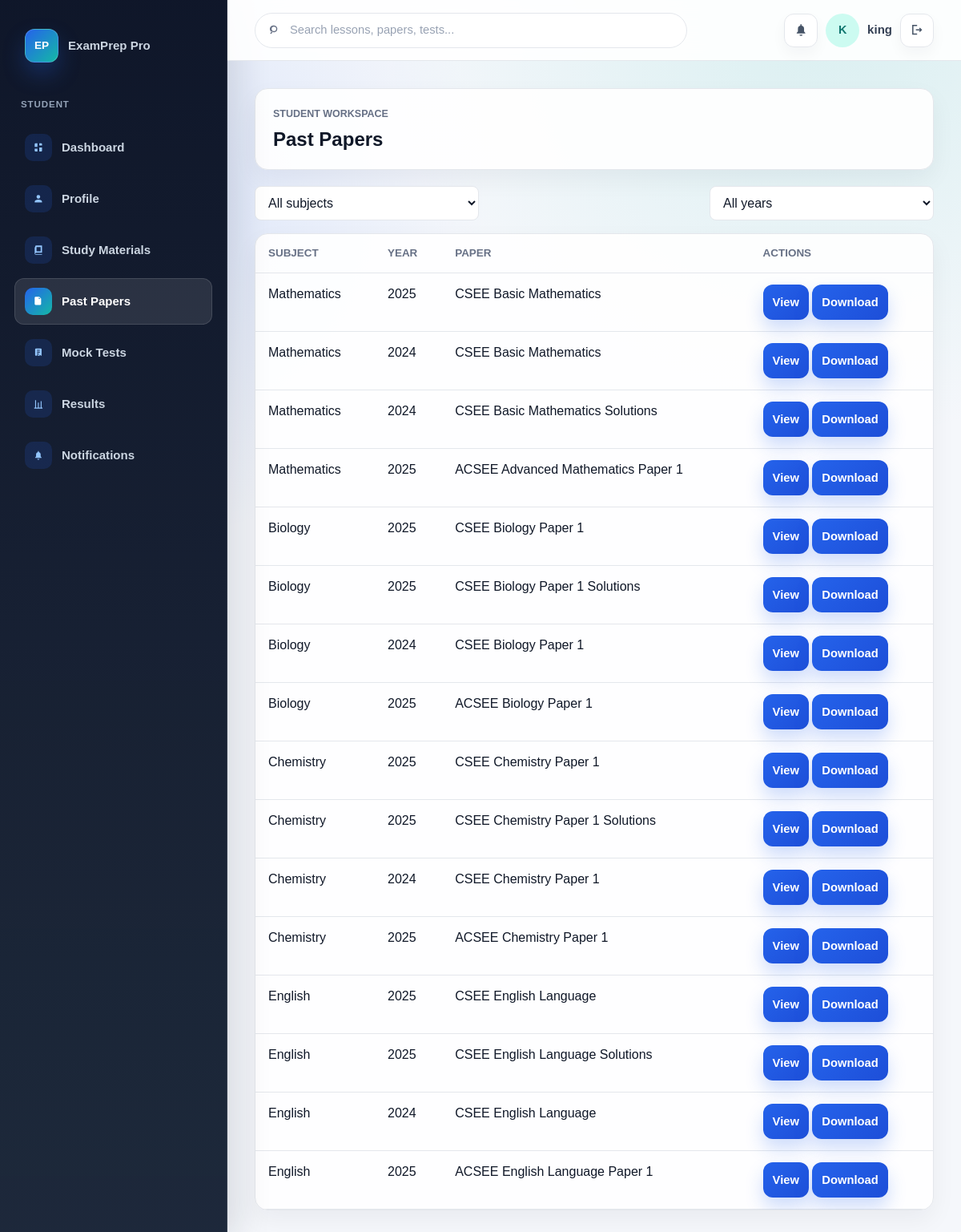
Page /student/past-papers (signed in) on the committed database.
### tables this page shows
CREATE TABLE past_papers (
            id INTEGER PRIMARY KEY AUTOINCREMENT,
            subject TEXT DEFAULT '',
            year INTEGER DEFAULT 0,
            paper TEXT DEFAULT '',
            file_url TEXT DEFAULT '',
            source_url TEXT DEFAULT ''
        );

### app.py (the view)
@app.route("/student/past-papers")
@login_required("student")
def student_past_papers():
    return render_template("student/past_papers.html", title="Past Papers", papers=PAST_PAPERS)

### app.py (called while the page is built)
def get_db():
    if "db" not in g:
        g.db = sqlite3.connect(app.config["DATABASE"])
        g.db.row_factory = sqlite3.Row
        g.db.execute("PRAGMA foreign_keys = ON")
    return g.db

def db_all(sql, params=()):
    return get_db().execute(sql, params).fetchall()

def db_one(sql, params=()):
    return get_db().execute(sql, params).fetchone()

def dashboard_for_role(role):
    return "admin_dashboard" if role == "admin" else "student_dashboard"

def login_required(role=None):
    def decorator(view):
        @wraps(view)
        def wrapped_view(*args, **kwargs):
            user_role = session.get("user_role")
            if not user_role:
                session["auth_next"] = next_path_for_request()
                return redirect(url_for("register", next=session["auth_next"]))
            if role and user_role != role:
                return redirect(url_for(dashboard_for_role(user_role)))
            return view(*args, **kwargs)
        return wrapped_view
    return decorator

@app.context_processor
def inject_navigation():
    current_user_name = session.get("user_name", "Student User")
    current_user_initials = "".join(part[:1] for part in current_user_name.split()[:2]).upper() or "SU"
    return {
        "public_nav": PUBLIC_NAV,
        "student_nav": STUDENT_NAV,
        "admin_nav": ADMIN_NAV,
        "current_user_role": session.get("user_role"),
        "current_user_name": current_user_name,
        "current_user_initials": current_user_initials,
        "current_dashboard_endpoint": dashboard_for_role(session.get("user_role", "student")),
    }

    def __getattr__(self, key):
        try:
            return self[key]
        except KeyError as exc:
            raise AttributeError(key) from exc

    def _record_from_row(self, row):
        return DbRecord(self, dict(row))

    def _rows(self):
        return db_all(f"SELECT * FROM {self.table} ORDER BY {self.order_by}")

    def __iter__(self):
        return (self._record_from_row(row) for row in self._rows())

    def __len__(self):
        return db_one(f"SELECT COUNT(*) AS total FROM {self.table}")["total"]

### templates/student/past_papers.html (shortened to what this page needs)
{% extends "base.html" %}
{% from "macros.html" import student_shell with context %}
{% block content %}
{% call student_shell(title) %}
    <div class="toolbar" data-resource-filters data-target-table="past-papers-table">
        <select aria-label="Filter by subject" data-subject-filter>
            <option value="">All subjects</option>
        </select>
        <select aria-label="Filter by year" data-year-filter>
            <option value="">All years</option>
        </select>
    </div>
    <div class="table-card">
        <table id="past-papers-table">
            <thead><tr><th>Subject</th><th>Year</th><th>Paper</th><th>Actions</th></tr></thead>
            <tbody>
                {% for paper in papers %}
                    <tr data-subject="{{ paper.subject }}" data-year="{{ paper.year }}">
                        <td>{{ paper.subject }}</td>
                        <td>{{ paper.year }}</td>
                        <td>{{ paper.paper }}</td>
                        <td>
                            {% set source = paper.source_url or paper.file_url %}
                            <a href="{{ source or url_for('student_past_papers') }}" {% if source %}target="_blank" rel="noopener"{% endif %}class="button button-small">View</a>
                            <a href="{{ source or url_for('student_past_papers') }}" {% if source %}target="_blank" rel="noopener"{% endif %}class="button button-small">Download</a>
                        </td>
                    </tr>
                {% endfor %}
            </tbody>
        </table>
    </div>
{% endcall %}
{% endblock %}

### static/css/styles.css (style rules this page uses)
:root { --bg: #3b82f6; --surface: #ffffff; --surface-strong: #eef5f8; --text: #172033; --muted: #667085; --line: #d9e2ec; --primary: #0f766e; --primary-dark: #115e59; --accent: #b45309; --danger: #b42318; --shadow: 0 16px 40px rgba(18, 38, 63, 0.08); }
* { box-sizing: border-box; }
body { margin: 0; font-family: Arial, Helvetica, sans-serif; font-size: 16px; color: var(--text); background: var(--bg); line-height: 1.5; }
a { color: var(--primary-dark); text-decoration: none; }
input, select, textarea, button { font: inherit; }
.button { display: inline-flex; align-items: center; justify-content: center; min-height: 44px; border: 1px solid #3c4bb5; border-radius: 8px; padding: 10px 16px; color: #ffffff; background: #3c4bb5; font-weight: 800; cursor: pointer; }
.button-small { min-height: 38px; padding: 8px 12px; font-size: 0.92rem; }
.hero-panel, .panel, .form-card, .table-card, .subject-grid article, .feature-grid article, .stats-grid article { border: 1px solid var(--line); border-radius: 8px; background: var(--surface); box-shadow: var(--shadow); }
.form-card input, .form-card select, .form-card textarea, .toolbar input, .toolbar select { width: 100%; border: 1px solid var(--line); border-radius: 8px; padding: 11px 12px; color: var(--text); background: #ffffff; }
.toolbar { display: flex; flex-wrap: wrap; gap: 12px; align-items: center; justify-content: space-between; margin-bottom: 16px; }
.toolbar input, .toolbar select { max-width: 280px; }
.table-card { overflow-x: auto; }
table { width: 100%; border-collapse: collapse; }
th, td { border-bottom: 1px solid var(--line); padding: 14px 16px; text-align: left; vertical-align: top; }
th { color: var(--muted); font-size: 0.84rem; text-transform: uppercase; }
body.app-page { --bg: #eef3ff; --surface: #ffffff; --surface-strong: #f7f9ff; --text: #1f2537; --muted: #52687a; --line: #d9e1f2; --primary: #3c4bb5; --primary-dark: #222985; --accent: #f28b24; --shadow: 0 16px 38px rgba(31, 37, 55, 0.08); min-height: 100vh; background: var(--bg); }
.dashboard-cards article, .app-page .panel, .app-page .table-card, .app-page .form-card { border: 1px solid var(--line); border-radius: 12px; background: #ffffff; box-shadow: none; }
.app-page .button { border-color: #3c4bb5; background: #3c4bb5; }
body.app-page { --bg: #f5f7fb; --surface: #ffffff; --surface-strong: #f8fafc; --text: #101828; --muted: #667085; --line: #e4e7ec; --primary: #2563eb; --primary-dark: #1d4ed8; --accent: #f97316; --danger: #d92d20; --shadow: 0 18px 40px rgba(16, 24, 40, 0.08); min-height: 100vh; background: radial-gradient(circle at 86% 0%, rgba(20, 184, 166, 0.12), transparent 30%), radial-gradient(circle at 15% 16%, rgba(37, 99, 235, 0.12), transparent 26%), var(--bg); }
.app-section-heading, .app-page .panel, .app-page .table-card, .app-page .form-card { border: 1px solid var(--line); border-radius: 16px; background: rgba(255, 255, 255, 0.92); box-shadow: 0 12px 30px rgba(16, 24, 40, 0.05); }
.app-page .button { gap: 10px; min-height: 44px; border: 0; border-radius: 12px; color: #ffffff; background: linear-gradient(135deg, #2563eb, #1d4ed8); box-shadow: 0 12px 22px rgba(37, 99, 235, 0.22); }

### rows in the picture
past_papers: subject "Mathematics", year "2025", paper "CSEE Basic Mathematics"
past_papers: subject "Mathematics", year "2024", paper "CSEE Basic Mathematics"
past_papers: subject "Mathematics", year "2024", paper "CSEE Basic Mathematics Solutions"
past_papers: subject "Mathematics", year "2025", paper "ACSEE Advanced Mathematics Paper 1"
past_papers: subject "Biology", year "2025", paper "CSEE Biology Paper 1"
past_papers: subject "Biology", year "2025", paper "CSEE Biology Paper 1 Solutions"
past_papers: subject "Biology", year "2024", paper "CSEE Biology Paper 1"
past_papers: subject "Biology", year "2025", paper "ACSEE Biology Paper 1"
past_papers: subject "Chemistry", year "2025", paper "CSEE Chemistry Paper 1"
past_papers: subject "Chemistry", year "2025", paper "CSEE Chemistry Paper 1 Solutions"
past_papers: subject "Chemistry", year "2024", paper "CSEE Chemistry Paper 1"
past_papers: subject "Chemistry", year "2025", paper "ACSEE Chemistry Paper 1"
past_papers: subject "English", year "2025", paper "CSEE English Language"
past_papers: subject "English", year "2025", paper "CSEE English Language Solutions"
past_papers: subject "English", year "2024", paper "CSEE English Language"
past_papers: subject "English", year "2025", paper "ACSEE English Language Paper 1"

### other values in the picture
{{ label }} "Dashboard" "Profile" "Study Materials" "Past Papers" "Mock Tests" "Results" "Notifications"
{{ current_user_initials }} "K"
{{ current_user_name }} "king"
{{ title }} "Past Papers"
